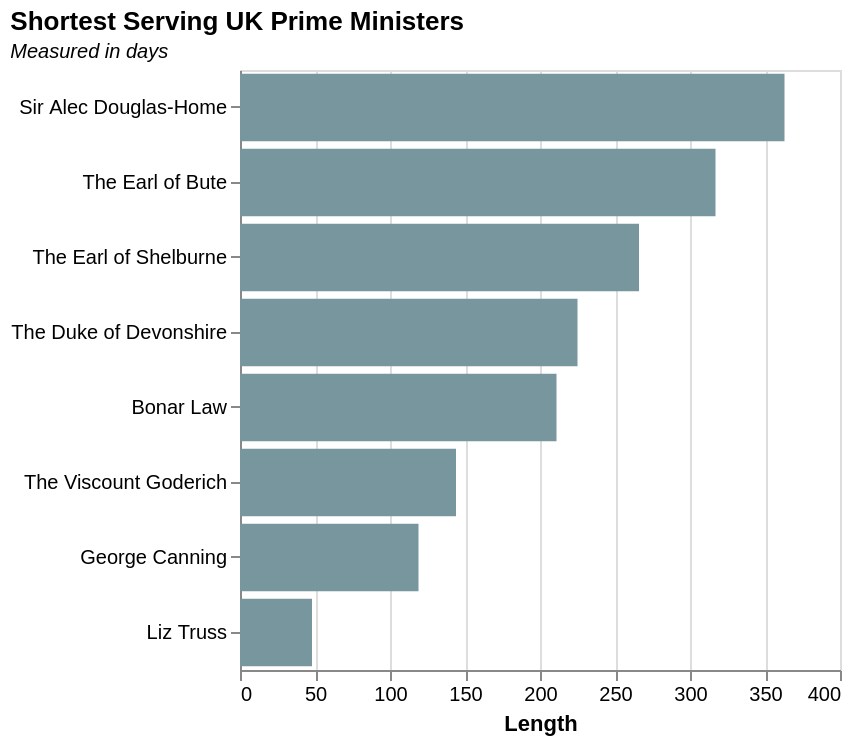

Write a Vega-Lite specification for this figure.
### Vega-Lite specification from a JSON file in a GitHub repository (floating-point values rounded to 4 significant figures)
{"$schema": "https://vega.github.io/schema/vega-lite/v5.json", "description": "A simple bar chart with embedded data.", "title": {"text": "Shortest Serving UK Prime Ministers ", "subtitle": "Measured in days", "subtitleFontStyle": "italic", "subtitleFontSize": 10, "anchor": "start", "color": "black"}, "height": 300, "width": 300, "data": {"values": [{"Prime Minister": "Sir Alec Douglas-Home", "Tenure length": "363 days", "Length": 363}, {"Prime Minister": "The Earl of Bute", "Tenure length": "317 days", "Length": 317}, {"Prime Minister": "The Earl of Shelburne", "Tenure length": "266 days", "Length": 266}, {"Prime Minister": "The Duke of Devonshire", "Tenure length": "225 days", "Length": 225}, {"Prime Minister": "Bonar Law", "Tenure length": "211 days", "Length": 211}, {"Prime Minister": "The Viscount Goderich", "Tenure length": "144 days", "Length": 144}, {"Prime Minister": "George Canning", "Tenure length": "119 days", "Length": 119}, {"Prime Minister": "Liz Truss", "Tenure length": "48 days", "Length": 48}]}, "mark": {"type": "bar", "color": "#78969d"}, "encoding": {"y": {"field": "Prime Minister", "type": "nominal", "sort": "-x", "axis": {"labelAngle": 0, "title": null}}, "x": {"field": "Length", "type": "quantitative", "title": "Length"}}}
